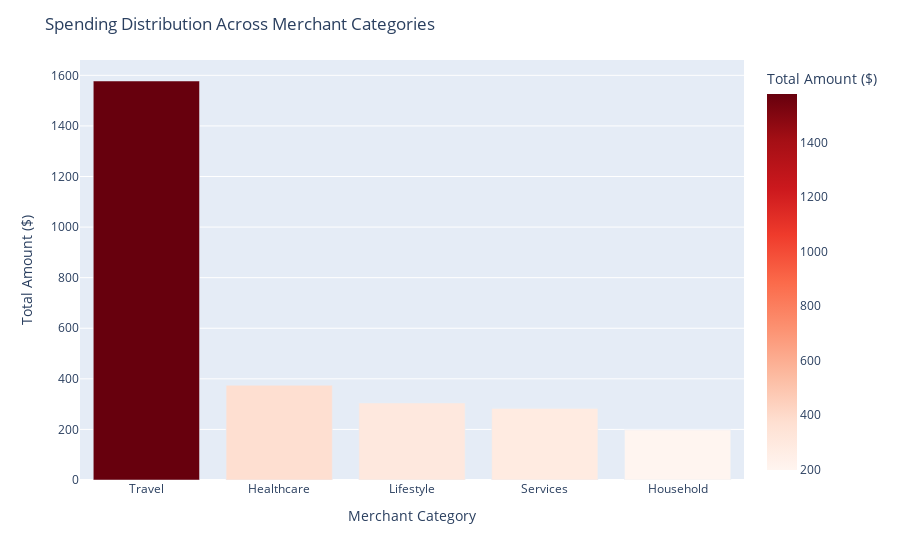

The notebook cell saved with this chart:
### Markdown cell above
### Visualize the distribution of spending across different merchant categories

### Code cell
df['Date'] = pd.to_datetime(df['Date'])  # Convert 'Date' column to datetime if not already done

# Group transactions by merchant category and calculate total amount spent in each category
category_spending = df.groupby('Merchant Category')['Amount'].sum().sort_values().reset_index()

# Plotting with Plotly
fig = px.bar(category_spending, x='Merchant Category', y='Amount', color='Amount',
             labels={'Amount': 'Total Amount ($)'}, color_continuous_scale='reds')

fig.update_layout(title='Spending Distribution Across Merchant Categories',
                  xaxis_title='Merchant Category',
                  yaxis_title='Total Amount ($)',
                  xaxis={'categoryorder': 'total descending'})  # Sort x-axis categories by total amount descending

fig.show()

### Figure 1 — Plotly figure (JSON) as saved in the notebook; plotly's stock layout.template omitted (floating-point values rounded to 4 significant figures)
{"data": [{"alignmentgroup": "True", "hovertemplate": "Merchant Category=%{x}<br>Total Amount ($)=%{marker.color}<extra></extra>", "legendgroup": "", "marker": {"color": [198.7, 282.9, 304.7, 374.8, 1578.0], "coloraxis": "coloraxis", "pattern": {"shape": ""}}, "name": "", "offsetgroup": "", "orientation": "v", "showlegend": false, "textposition": "auto", "type": "bar", "x": ["Household", "Services", "Lifestyle", "Healthcare", "Travel"], "xaxis": "x", "y": [198.7, 282.9, 304.7, 374.8, 1578.0], "yaxis": "y"}], "layout": {"barmode": "relative", "coloraxis": {"colorbar": {"title": {"text": "Total Amount ($)"}}, "colorscale": [[0, "rgb(255,245,240)"], [0.125, "rgb(254,224,210)"], [0.25, "rgb(252,187,161)"], [0.375, "rgb(252,146,114)"], [0.5, "rgb(251,106,74)"], [0.625, "rgb(239,59,44)"], [0.75, "rgb(203,24,29)"], [0.875, "rgb(165,15,21)"], [1, "rgb(103,0,13)"]]}, "legend": {"tracegroupgap": 0}, "margin": {"t": 60}, "title": {"text": "Spending Distribution Across Merchant Categories"}, "xaxis": {"anchor": "y", "categoryorder": "total descending", "domain": [0, 1], "title": {"text": "Merchant Category"}}, "yaxis": {"anchor": "x", "domain": [0, 1], "title": {"text": "Total Amount ($)"}}}}
